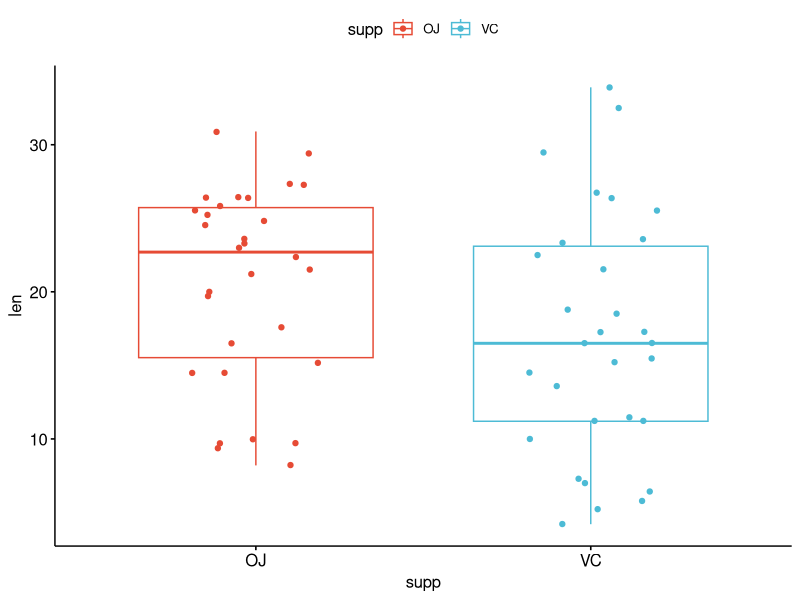
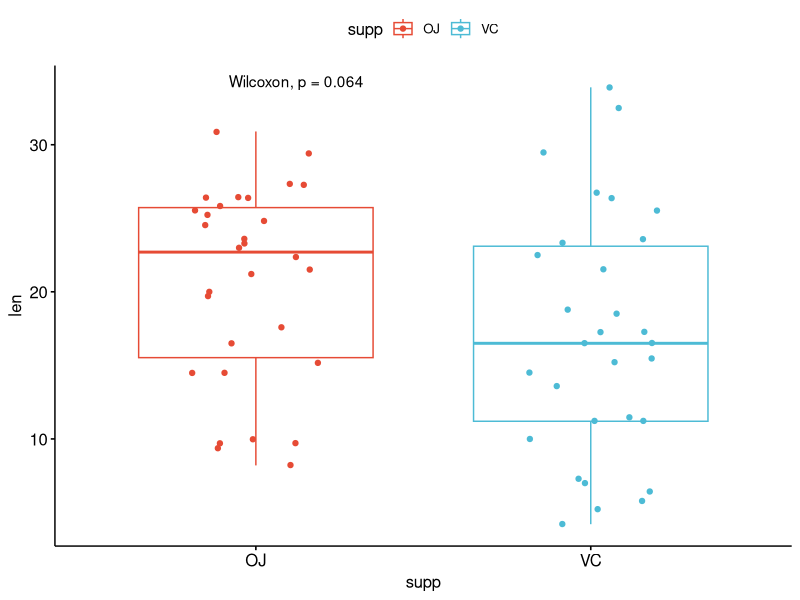
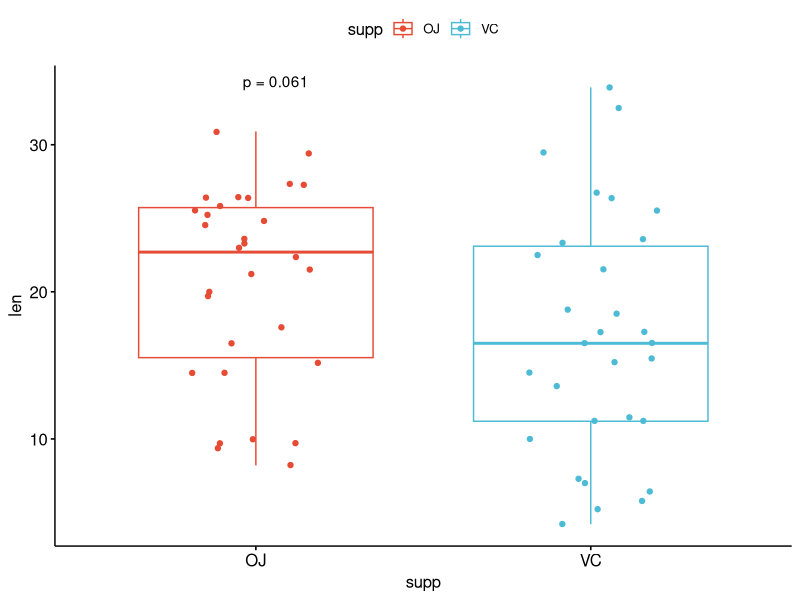
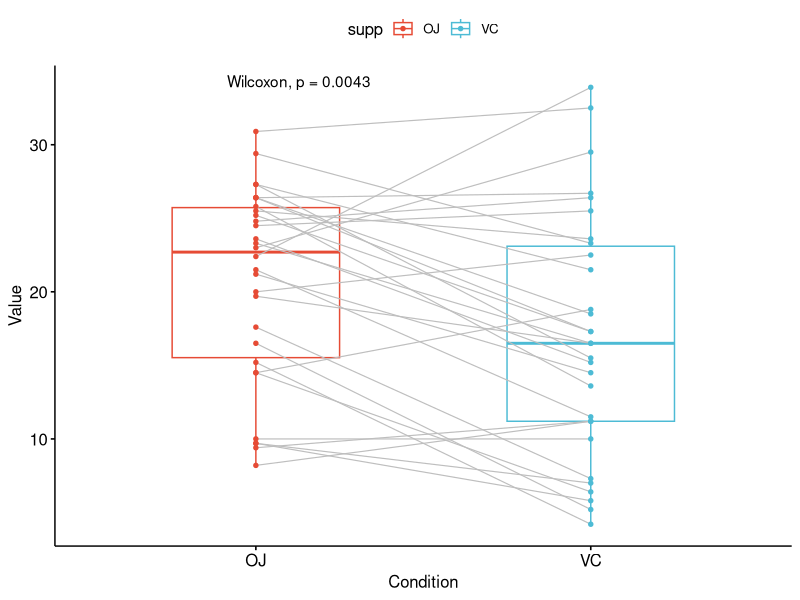
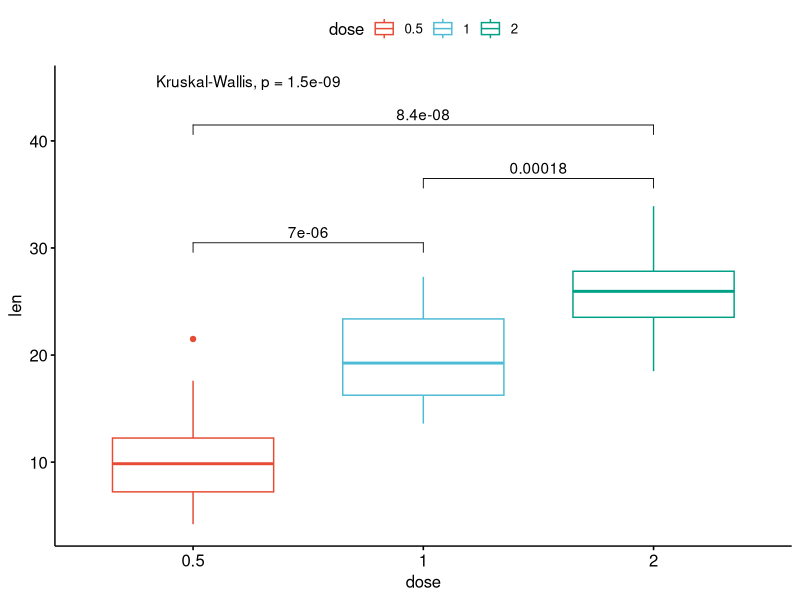
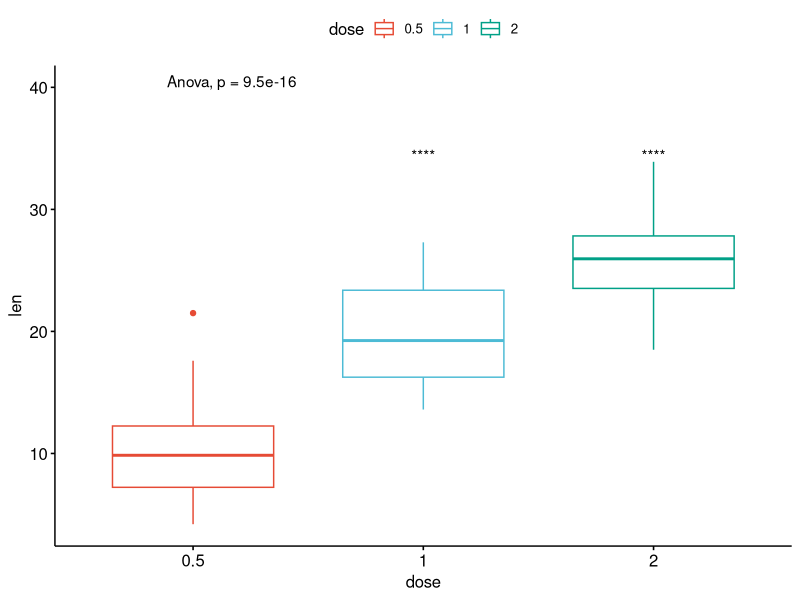
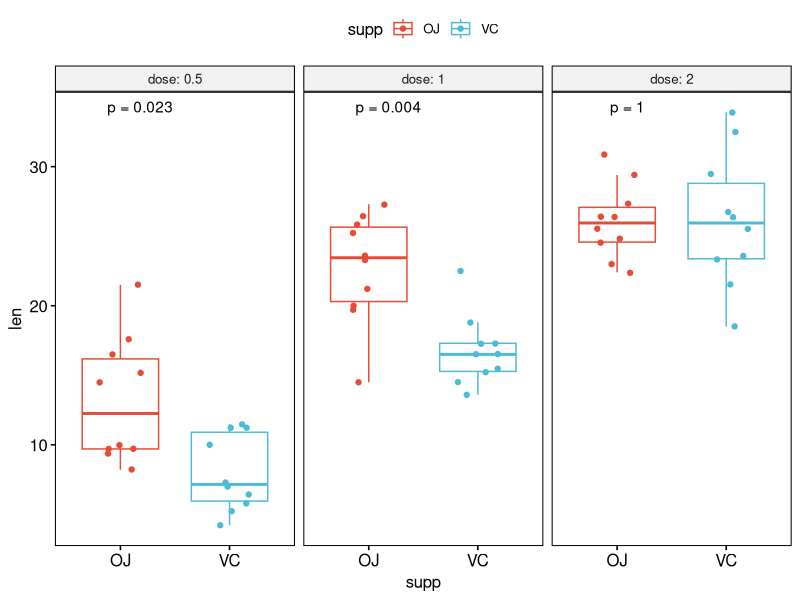

Here is the R script that generated these plots, in order:
#!/usr/bin/env Rscript
# this is the stat_compare_means routine from the refman.
# you will get "cannot compute exact p-value due to ties" warning
# you can suppress them with exact=F ... but that doesn;t take away the problem of course

# Important note, this seems to highlight some problem Cairo and the show() function
# no this is just my silly mistakeA p <- p + etc() is required!

# some annotation in this link: https://rpubs.com/garedwards/107023
# Ehem this cheecky so and so does not includ the code!
# his welch Two sample t-test that's the ordinary t test function

# note that supplemnt also defined delivery method, because presumably the guinea pigs drink it while they may have to nibble
# the vitamin c or whatever,

library(ggplot2)
library(ggpubr)
library(Cairo)

data("ToothGrowth")
# 10 Guinea pigs for 3 types of dosage and 2 types of supplements Vitamin C(VC) or Orange Jiuce (OJ).
# len is the dependent outcome variable.

# Two independent groups
png("cme0.png", 800, 800)
p0 <- ggboxplot(ToothGrowth, x = "supp", y = "len", color = "supp", palette = "npg", add = "jitter")
show(p0)
dev.off()

# Add p-value
CairoPNG("cme1.png", 800, 800)
p <- p0 + stat_compare_means()
show(p)
dev.off()
# just no difference between those two.
# paired=T does nothing.

# Default method is Wilcoxon.
CairoPNG("cme2.png", 800, 800)
p <- p0 + stat_compare_means(method = "t.test", label="p.format")
show(p)
dev.off()
# No difference in the graphs!

# Paired samples
CairoPNG("cme3.png", 800, 800)
p <- ggpaired(ToothGrowth, x = "supp", y = "len",
             color = "supp", line.color = "gray", line.size = 0.4, palette = "npg") +
    stat_compare_means(paired = TRUE)
show(p)
dev.off()

# More than two groups
# Pairwise comparisons: Specify the comparisons you want
my_comparisons <- list( c("0.5", "1"), c("1", "2"), c("0.5", "2") )
CairoPNG("cme4.png", 800, 800)
p <- ggboxplot(ToothGrowth, x = "dose", y = "len", color = "dose", palette = "npg")+
    # Add pairwise comparisons p-value
    stat_compare_means(comparisons = my_comparisons, label.y = c(29, 35, 40))+
    stat_compare_means(label.y = 45)     # Add global Anova p-value
show(p)
dev.off()

# Multiple pairwise test against a reference group
CairoPNG("cme5.png", 800, 800)
p <- ggboxplot(ToothGrowth, x = "dose", y = "len",
              color = "dose", palette = "npg") +
    stat_compare_means(method = "anova", label.y = 40) + # Add global p-value
    stat_compare_means(aes(label = ..p.signif..), method = "t.test", ref.group = "0.5")
show(p)
dev.off()

# Multiple grouping variables
# Box plot facetted by "dose"
CairoPNG("cme6.png", 800, 800)
p <- ggboxplot(ToothGrowth, x = "supp", y = "len", color = "supp", palette = "npg",
               add = "jitter", facet.by = "dose", short.panel.labs = FALSE) +
                # Use only p.format as label. Remove method name.
                stat_compare_means( aes(label = paste0("p = ", ..p.format..)))
show(p)
dev.off()
